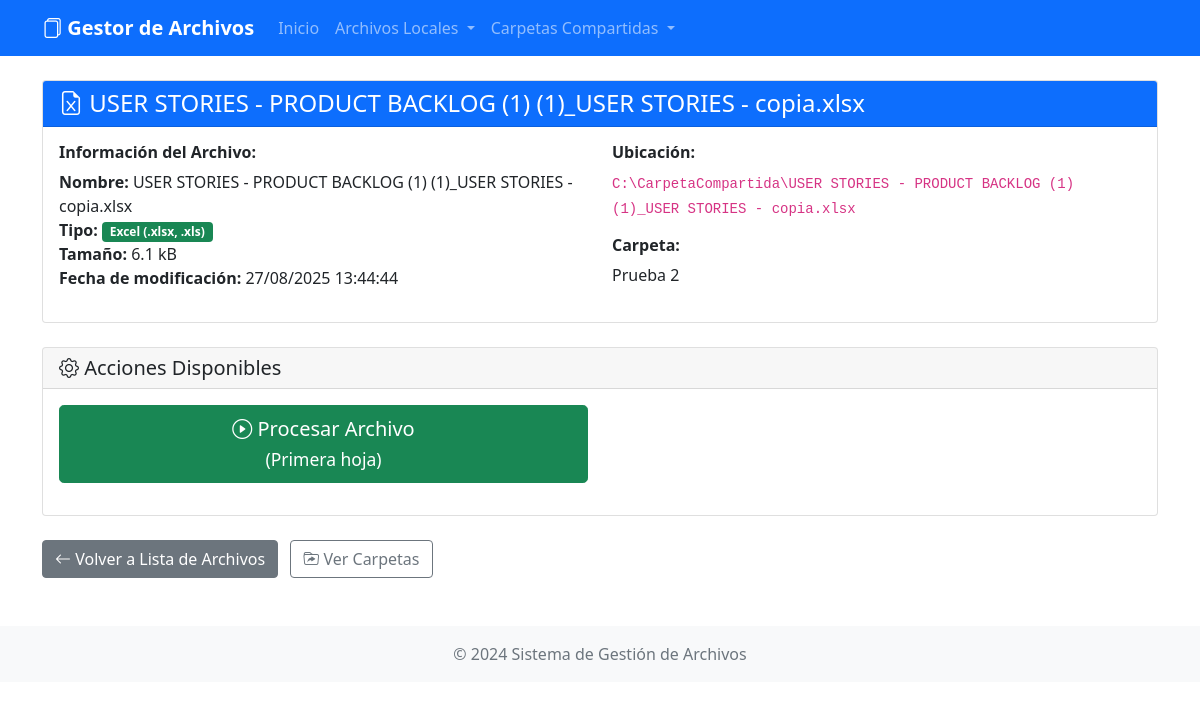
The app's page /archivo/21/ with its own data.
### archivos/models.py (models this page shows, shortened)
class ArchivoDetectado(models.Model):
    TIPOS_ARCHIVO = [
        ('excel', 'Excel (.xlsx, .xls)'),
        ('csv', 'CSV (.csv)'),
        ('txt', 'Texto (.txt)'),
    ]
    carpeta = models.ForeignKey(CarpetaCompartida, on_delete=models.CASCADE, related_name='archivos')
    nombre = models.CharField(max_length=255, verbose_name="Nombre del archivo")
    ruta_completa = models.CharField(max_length=1000, verbose_name="Ruta completa")
    tipo = models.CharField(max_length=10, choices=TIPOS_ARCHIVO, verbose_name="Tipo de archivo")
    tamaño = models.BigIntegerField(verbose_name="Tamaño en bytes")
    fecha_modificacion = models.DateTimeField(verbose_name="Fecha de modificación")
    fecha_deteccion = models.DateTimeField(auto_now_add=True, verbose_name="Fecha de detección")
    hojas = models.TextField(blank=True, null=True, verbose_name="Hojas disponibles (JSON)")
    class Meta:
        verbose_name = "Archivo Detectado"
        verbose_name_plural = "Archivos Detectados"
        unique_together = ['carpeta', 'ruta_completa']

class CarpetaCompartida(models.Model):
    nombre = models.CharField(max_length=255, verbose_name="Nombre de la carpeta")
    ruta = models.CharField(max_length=500, verbose_name="Ruta de la carpeta compartida")
    descripcion = models.TextField(blank=True, null=True, verbose_name="Descripción")
    activa = models.BooleanField(default=True, verbose_name="Activa")
    fecha_creacion = models.DateTimeField(auto_now_add=True)
    class Meta:
        verbose_name = "Carpeta Compartida"
        verbose_name_plural = "Carpetas Compartidas"

### archivos/views.py (the view)
# urls.py: path('archivo/<int:archivo_id>/', views.detalle_archivo, name='detalle_archivo'),
def detalle_archivo(request, archivo_id):
    archivo = get_object_or_404(ArchivoDetectado, id=archivo_id)
    info_archivo = {
        'nombre': archivo.nombre,
        'tipo': archivo.get_tipo_display(),
        'tamaño': humanize.naturalsize(archivo.tamaño),
        'fecha_modificacion': archivo.fecha_modificacion,
        'ruta': archivo.ruta_completa
    }
    hojas_disponibles = []
    if archivo.tipo == 'excel':
        try:
            hojas_disponibles = leer_hojas_excel(archivo.ruta_completa)
        except Exception as e:
            messages.error(request, f'Error al leer las hojas del archivo Excel: {str(e)}')
    return render(request, 'archivos/detalle_archivo.html', {
        'archivo': archivo,
        'info_archivo': info_archivo,
        'hojas_disponibles': hojas_disponibles
    })

### archivos/utils.py (called while the page is built)
def leer_hojas_excel(ruta_archivo):
    try:
        xl_file = pd.ExcelFile(ruta_archivo)
        return xl_file.sheet_names
    except Exception as e:
        print(f"Error leyendo hojas Excel: {e}")
        return []

### archivos/templates/archivos/detalle_archivo.html (shortened to what this page needs)
{% extends 'archivos/base.html' %}
{% block content %}
<div class="row">
    <div class="col-12">
        <div class="card mb-4">
            <div class="card-header bg-primary text-white">
                <h4 class="mb-0">
                    <i class="bi bi-file-earmark-{% if archivo.tipo == 'excel' %}excel{% elif archivo.tipo == 'csv' %}text{% else %}text{% endif %}"></i>
                    {{ archivo.nombre }}
                </h4>
            </div>
            <div class="card-body">
                <div class="row">
                    <div class="col-md-6">
                        <h6><strong>Información del Archivo:</strong></h6>
                        <ul class="list-unstyled">
                            <li><strong>Nombre:</strong> {{ info_archivo.nombre }}</li>
                            <li><strong>Tipo:</strong>
                                <span class="badge bg-{% if archivo.tipo == 'excel' %}success{% elif archivo.tipo == 'csv' %}info{% else %}warning{% endif %}">
                                    {{ info_archivo.tipo }}
                                </span>
                            </li>
                            <li><strong>Tamaño:</strong> {{ info_archivo.tamaño }}</li>
                            <li><strong>Fecha de modificación:</strong> {{ info_archivo.fecha_modificacion|date:"d/m/Y H:i:s" }}</li>
                        </ul>
                    </div>
                    <div class="col-md-6">
                        <h6><strong>Ubicación:</strong></h6>
                        <p><code>{{ info_archivo.ruta }}</code></p>
                        <h6><strong>Carpeta:</strong></h6>
                        <p>{{ archivo.carpeta.nombre }}</p>
                    </div>
                </div>
            </div>
        </div>
        <div class="card">
            <div class="card-header">
                <h5 class="mb-0"><i class="bi bi-gear"></i> Acciones Disponibles</h5>
            </div>
            <div class="card-body">
                <div class="row">
                    <div class="col-md-6 mb-3">
                        <div class="d-grid">
                            <a href="{% url 'procesar_archivo' archivo.id %}" class="btn btn-success btn-lg">
                                <i class="bi bi-play-circle"></i> Procesar Archivo
                                {% if archivo.tipo == 'excel' %}
                                    <br><small>(Primera hoja)</small>
                                {% endif %}
                            </a>
                        </div>
                    </div>
                </div>
            </div>
        </div>
        <div class="mt-4">
            <a href="{% url 'listar_archivos' archivo.carpeta.id %}" class="btn btn-secondary">
                <i class="bi bi-arrow-left"></i> Volver a Lista de Archivos
            </a>
            <a href="{% url 'listar_carpetas_compartidas' %}" class="btn btn-outline-secondary ms-2">
                <i class="bi bi-folder-symlink"></i> Ver Carpetas
            </a>
             </div>
    </div>
</div>
{% endblock %}

### records on screen
ArchivoDetectado: nombre "USER STORIES - PRODUCT BACKLOG (1) (1)_USER STORIES - copia.xlsx", fecha_modificacion "27/08/2025 13:44:44", ruta "C:\\CarpetaCompartida\\USER STORIES - PRODUCT BACKLOG (1) (1)_USER STORIES - copia.xlsx", carpeta.nombre "Prueba 2"

### other values on screen
{{ info_archivo.tipo }} "Excel (.xlsx, .xls)"
{{ info_archivo.tamaño }} "6.1 kB"
